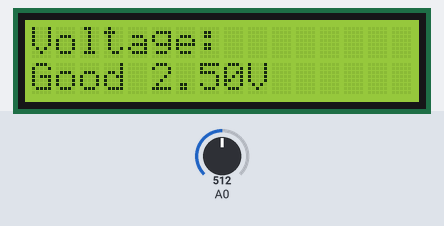
The sketch below on a simulated Arduino Uno, built with avr-gcc and run on an emulated ATmega328P. On the bench: 16×2 character LCD. Inputs (shaded band) come from the test bench; at power-on: A0 = 512.

Above: at 1.2 s.
1.3 s: A0 set to 220
At 2.9 s:
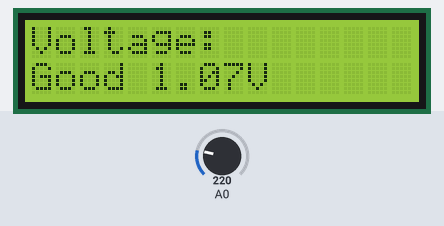
5.4 s: A0 set to 192
At 6.7 s:
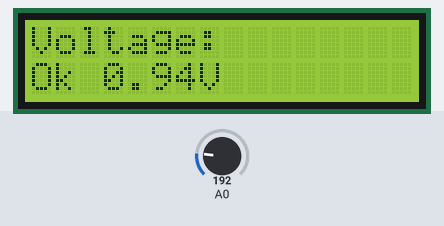
9.5 s: A0 set to 111
At 11.0 s:
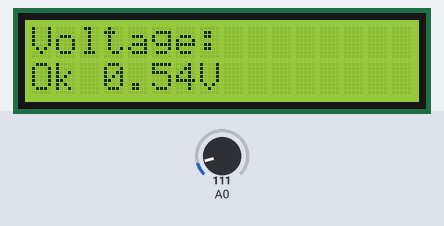
12.7 s: A0 set to 98
At 14.1 s:
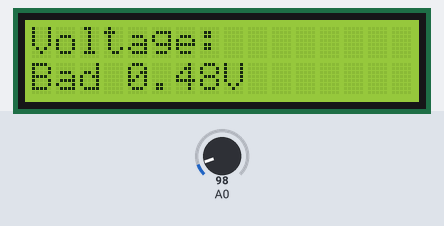
16.8 s: A0 set to 511
At 18.2 s:
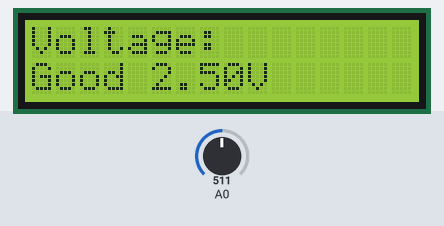
Timing chart, 0 to 19.8 s (numbered marks = the images above; inputs shaded):
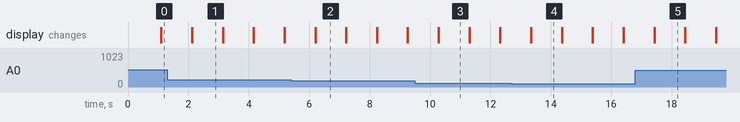

Measured:
- the behaviour switches between 205 and 204 on A0 (found by bisection; images 1 and 2)
- the behaviour switches between 103 and 102 on A0 (found by bisection; images 3 and 4)
- after the input at 1.3 s, the display: first differs from a run without the input after 0.83 s (image 1)
- after the input at 5.4 s, the display: first differs from a run without the input after 0.81 s (image 2)
- after the input at 9.5 s, the display: first differs from a run without the input after 0.79 s (image 3)
- after the input at 12.7 s, the display: first differs from a run without the input after 0.65 s (image 4)
- after the input at 16.8 s, the display: first differs from a run without the input after 0.64 s (image 5)

The sketch:

LCD_BatterTester.ino
```cpp
#include <Wire.h>
#include <LCD.h>
#include <LiquidCrystal_I2C.h>

#define I2C_ADDR          0x27        //Define I2C Address where the PCF8574A is
#define BACKLIGHT_PIN      3
#define En_pin             2
#define Rw_pin             1
#define Rs_pin             0
#define D4_pin             4
#define D5_pin             5
#define D6_pin             6
#define D7_pin             7
#define highT              1
#define lowT               0.5
#define lcdColumn          16
#define lcdRow             2

LiquidCrystal_I2C      lcd(I2C_ADDR, En_pin,Rw_pin,Rs_pin,D4_pin,D5_pin,D6_pin,D7_pin);

void setup()
{
  lcd.begin (lcdColumn,lcdRow);
  //Switch on the backlight
  lcd.setBacklightPin(BACKLIGHT_PIN,POSITIVE);
  lcd.setBacklight(HIGH);

}

void loop()
{
  float a = convertVolts(analogRead(0));

  lcd.setCursor(0,0);
  lcd.print("Voltage:");
  lcd.setCursor(0,1);

  if(a>highT)
  {
    lcd.print("Good ");
    lcd.print(a);
    lcd.print("V");


  }
  else if(a>lowT)
  {
    lcd.print("Ok ");
    lcd.print(a);
    lcd.print("V");
  }
  else
  {
    lcd.print("Bad ");
    lcd.print(a);
    lcd.print("V");
  }
  delay(1000);
  lcd.clear();
}

float convertVolts(int b){
float volt;
volt=b;
volt=volt/1024;
volt=volt*5;
return volt;
}
```
